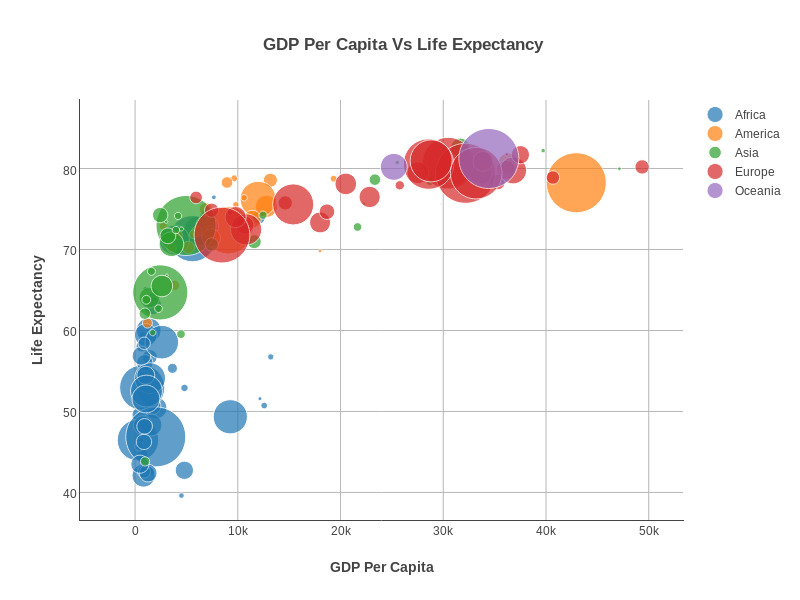

Here is the Python script that generated this plot:
#!/usr/bin/env python2
# -*- coding: utf-8 -*-
"""
Created on Fri Jul 20 12:00:27 2017

@author: Sayali Sonawane
"""
# Import packages
import pandas as pd
import plotly
from plotly.graph_objs import Scatter,Layout,Marker

# Read data
# Dataset: Life Expectancy and per capita income (Rosling) 
df = pd.read_csv('/sayali/Desktop/Data Visualisation/Scatterplot/Multi_trace_scatterplot/rosling_full.csv')

# Define trace
# Create multiple  traces for each continent
# Bubble chart is extended version of Scatterplot. Only add Marker(size) in scatterplot to convert it into bubble chart. 
trace1 = Scatter(x= df['"Africa, x"'], y=df['"Africa, y"'],marker=Marker(size= df['"Africa, size"']),mode = 'markers',showlegend=True,name='Africa')
trace2 = Scatter(x= df['"Americas, x"'], y=df['"Americas, y"'],marker=Marker(size= df['"Americas, size"']),mode = 'markers',showlegend=True,name='America')
trace3 = Scatter(x= df['"Asia, x"'], y=df['"Asia, y"'],marker=Marker(size= df['"Asia, size"']),mode = 'markers',showlegend=True,name='Asia')
trace4 = Scatter(x= df['"Europe, x"'], y=df['"Europe, y"'],marker=Marker(size= df['"Europe, size"']), mode = 'markers',showlegend=True,name='Europe')
trace5 = Scatter(x= df['"Oceania, x"'], y=df['"Oceania, y"'],marker=Marker(size= df['"Oceania, size"']), mode = 'markers',showlegend=True,name='Oceania')

# Create chart 
# Output will be stored as a html file. 
# Whenever we will open output html file, one popup option will ask us about if want to save it in jpeg format. 
# If you want basic bubble chart with only one continent just include that particular trace while providing input. 
# Example of basic bubble chart
# "data":[trace1]
plotly.offline.plot({
                         "data": [trace1,trace2,trace3,trace4,trace5], 
                         # <b> and </b>: Bold title 
                         # <br> use this for line break.
                        "layout": Layout(title="<b> GDP Per Capita Vs Life Expectancy</b>", 
                                                   xaxis= dict(
                                                        title= '<b>GDP Per Capita</b>',
                                                        zeroline= False,
                                                        gridcolor='rgb(183,183,183)',
                                                        showline=True
                                                    ),
                                                    yaxis=dict(
                                                        title= '<b>Life Expectancy</b>',
                                                        gridcolor='rgb(183,183,183)',
                                                        zeroline=False,
                                                        showline=True
                                                    ))
                                  },filename='bubble_chart.html',image='jpeg')  
